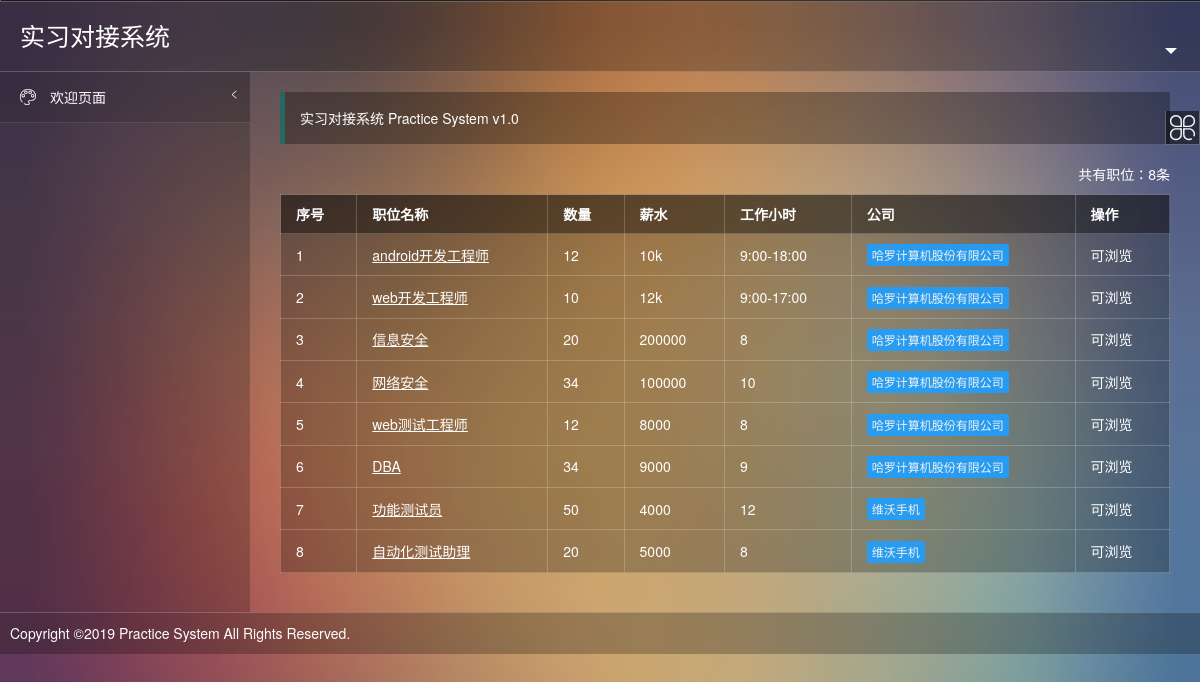
Page /practice/teacher/browsejobs/ (signed in) on the committed database.
### practice/models.py (models this page shows, shortened)
class Job(models.Model):
    job_id = models.IntegerField(primary_key=True,  db_column='job_id')
    ent_id = models.ForeignKey(Enterprise,  db_column='ent_id',  on_delete=models.CASCADE)
    job_name = models.CharField(max_length=20)
    job_desc = models.CharField(max_length=100)
    employ_num = models.IntegerField(default=0)
    salary = models.IntegerField(default=0)
    job_time = models.IntegerField(default=0)

class Enterprise(models.Model):
    ent_id = models.IntegerField(primary_key=True, db_column='ent_id',  blank=False)
    ent_pwd = models.CharField(max_length=20)
    ent_name = models.CharField(max_length=40)
    introduction = models.CharField(max_length=150)
    ent_address = models.CharField(max_length=40)
    ent_phone = models.CharField(max_length=11)
    ent_email = models.CharField(max_length=15)
    principal = models.CharField(max_length=10)

### practice/teacher/views.py (the view)
# urls.py: path('browsejobs/', views.browsejobs, name='browsejobs'),
def browsejobs(request):
    session = request.session
    role_id = int(session['role_id'])
    tea_id = int(session['user_id'])
    context = {}
    context['menu'] = daoapp.getMenu(role_id=role_id)
    context['username'] = daoapp.getUsername(role_id, tea_id)
    jobs = Job.objects.all()
    context['jobs'] = jobs
    context['role_name'] = 'teacher'
    return render(request, 'practice/browsejobs.html', context)

### practice/daoapp.py (called while the page is built)
def getMenu(role_id):
    role_id = int(role_id)
    datas = Menu.objects.filter(role_id = role_id)
    parentMenu = {}
    menu = {}
    for m in datas:
        if m.parent_id == 0:
            parentMenu[m.menu_id] = m.menu_name
            menu[m.menu_name] = {}
            menu[m.menu_name][m.menu_name] = m.url_name
    for m in datas:
        if m.parent_id != 0:
            pmenuname = parentMenu[m.parent_id]
            if pmenuname in menu[pmenuname].keys():
                del menu[pmenuname][pmenuname]
            menu[pmenuname][m.menu_name] = m.url_name
    return menu

def getUsername(role_id, user_id):
    username = ''
    if not isinstance(role_id, int) or not isinstance(user_id, int):
        return None
    if role_id == 2:    #如果是老师
        username = Teacher.objects.get(tea_id=user_id).tea_name
    elif role_id == 3:  #如果是企业
        username = Enterprise.objects.get(ent_id=user_id).ent_name
    elif role_id == 4:  #如果是学生
        username = Student.objects.get(stu_id=user_id).stu_name
    return username

### practice/templates/practice/browsejobs.html (shortened to what this page needs)
{% extends 'practice/template.html' %}
{% block frame %}
<span class="x-right" style="line-height:40px">共有职位：{{ jobs|length }}条</span>
<table class="layui-table">
    <thead>
    <tr>
        <th>
            序号
        </th>
        <th>
            职位名称
        </th>
        <th>
            数量
        </th>
        <th>
            薪水
        </th>
        <th>
            工作小时
        </th>
        <th>
            公司
        </th>
        <th>
            操作
        </th>
    </tr>
    </thead>
    <tbody>
    {% for job in jobs %}
    <tr>
        <td>
            {{ forloop.counter }}
        </td>
        <td>
            <u style="cursor:pointer" onclick="member_show('{{ job.job_name }}','/practice/{{ role_name }}/showjob/?job_id={{ job.job_id }}','800','500')">
                {{ job.job_name }}
            </u>
        </td>
        <td >
            {{ job.employ_num }}
        </td>
        <td >
            {{ job.salary }}
        </td>
        <td >
            {{ job.job_time }}
        </td>
        <td class="td-status">
            <span class="layui-btn layui-btn-normal layui-btn-mini">
                <a href="/practice/{{ role_name }}/information/?ent_id={{ job.ent_id.ent_id }}">{{ job.ent_id.ent_name }}</a>
            </span>
        </td>
        <td class="td-manage">
            {% if role_name == 'student' %}
            <u style="cursor:pointer" >
                 <a href="/practice/student/sendresume/?job_id={{ job.job_id }}">投递简历</a>
            </u>
            {% else %}
                 可浏览
            {% endif %}
        </td>
    </tr>
    {% endfor %}
    </tbody>
</table>
{% endblock %}

### practice/static/practice/css/xadmin.css (style rules this page uses)
* { margin: 0px; padding: 0px; font-family: "Helvetica Neue", Helvetica, Arial, sans-serif; }
a { text-decoration: none; }
html { width: 100%; }
body { width: 100%; background-color: #54364a; background-image: url(../images/a.jpg); background-repeat: no-repeat; background-size: cover; color: #ffffff; }
.x-right { float: right; }

### rows in the picture
Job: job_name "android开发工程师", employ_num "12", salary "10k", job_time "9:00-18:00", ent_id.ent_name "哈罗计算机股份有限公司"
Job: job_name "web开发工程师", employ_num "10", salary "12k", job_time "9:00-17:00", ent_id.ent_name "哈罗计算机股份有限公司"
Job: job_name "信息安全", employ_num "20", salary "200000", job_time "8", ent_id.ent_name "哈罗计算机股份有限公司"
Job: job_name "网络安全", employ_num "34", salary "100000", job_time "10", ent_id.ent_name "哈罗计算机股份有限公司"
Job: job_name "web测试工程师", employ_num "12", salary "8000", job_time "8", ent_id.ent_name "哈罗计算机股份有限公司"
Job: job_name "DBA", employ_num "34", salary "9000", job_time "9", ent_id.ent_name "哈罗计算机股份有限公司"
Job: job_name "功能测试员", employ_num "50", salary "4000", job_time "12", ent_id.ent_name "维沃手机"
Job: job_name "自动化测试助理", employ_num "20", salary "5000", job_time "8", ent_id.ent_name "维沃手机"

### other values in the picture
{{ jobs|length }} "8"
